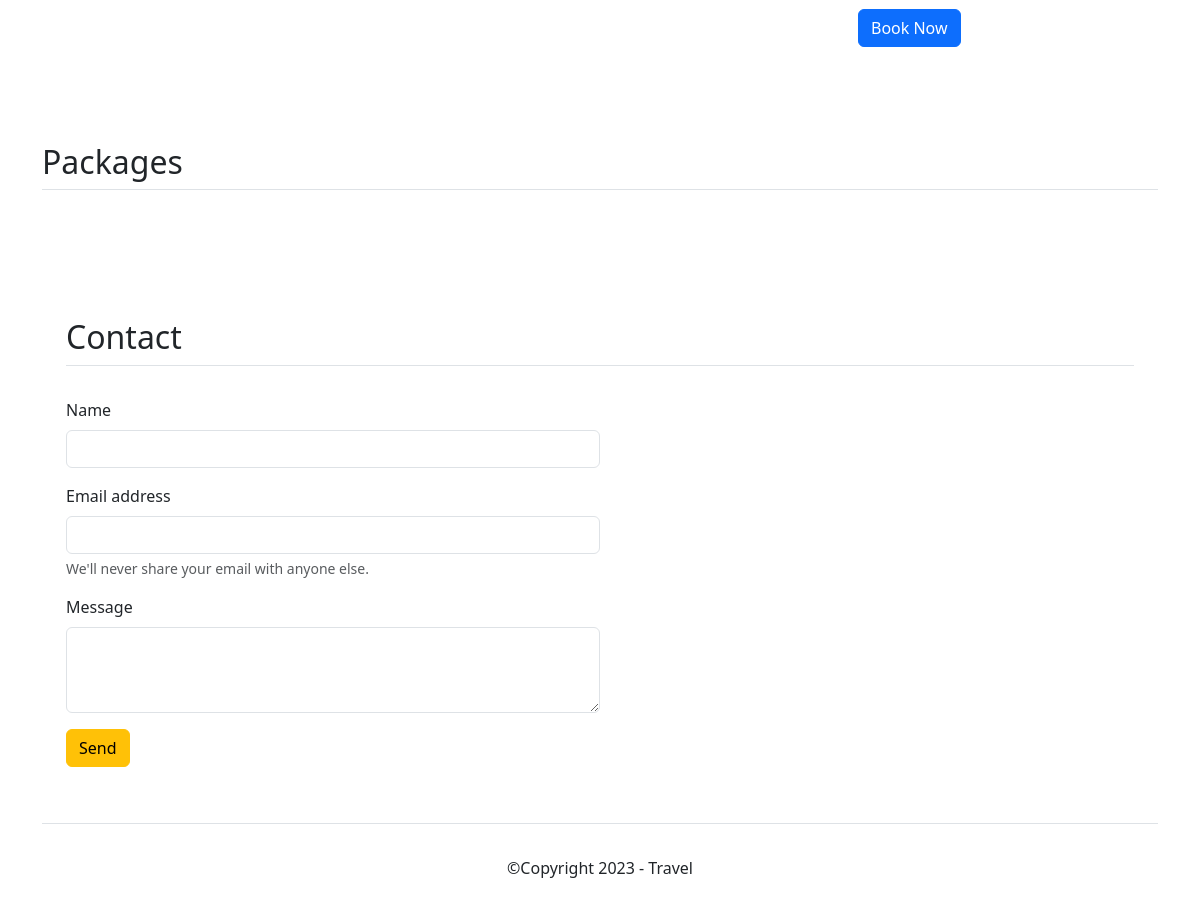
/ (lower part), run on an earlier commit of the app's database.
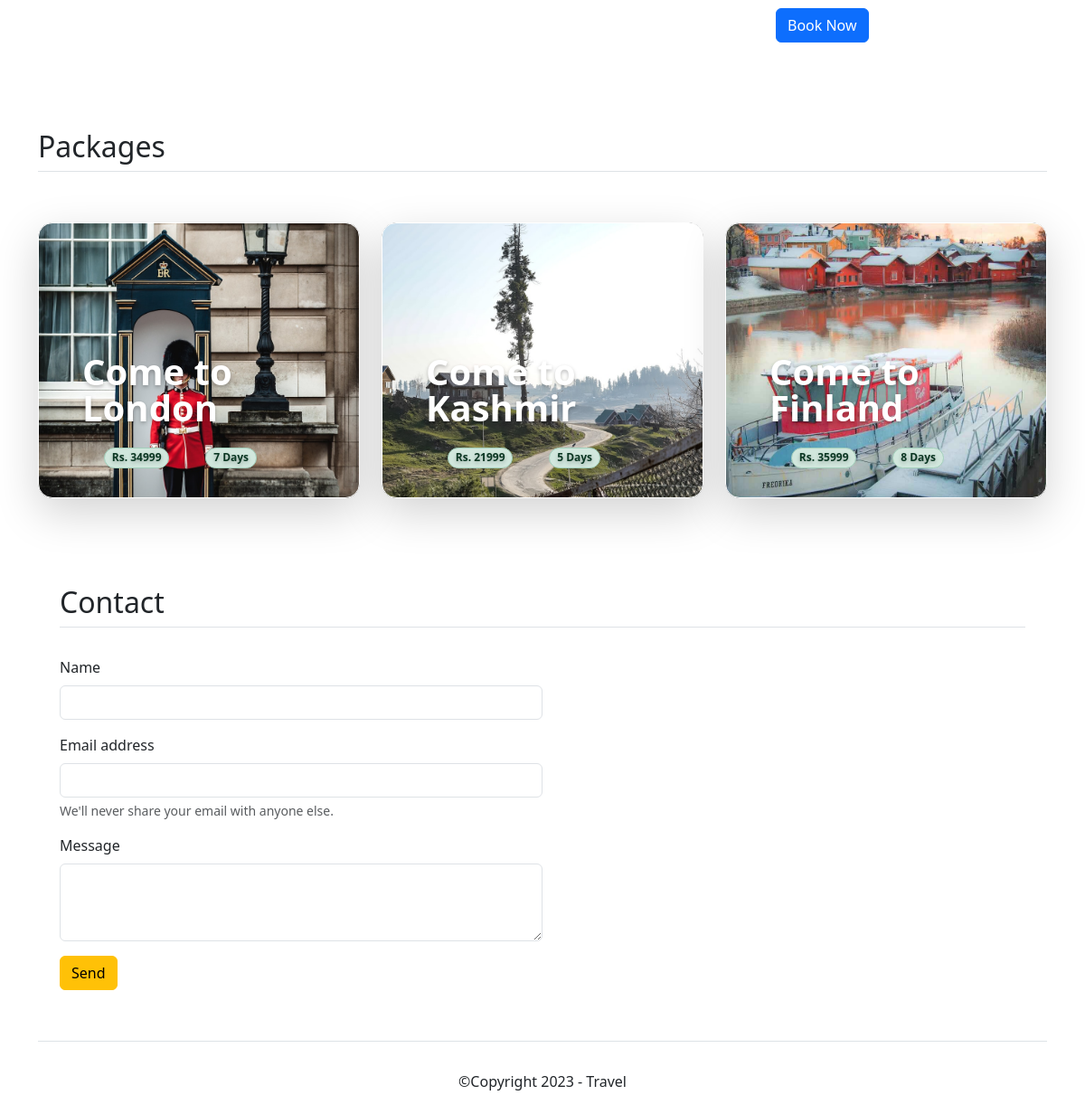
And on a later commit of the database.
### home/models.py (models this page shows, shortened)
class Packages(models.Model):
    slug = models.SlugField()
    image = models.ImageField()
    title = models.CharField(max_length=255)
    subtitle = models.CharField(max_length=255)
    package_details_subtitle = models.CharField(max_length=255)
    package_details = models.CharField(max_length=500)
    days = models.IntegerField()
    price = models.IntegerField()

### home/views.py (the view)
# urls.py: path('', views.home),
def home(request):
    if request.method == 'POST':
        name = request.POST['name']
        email = request.POST['email']
        message = request.POST['message']
        contact = Contact(name=name, email=email, message=message)
        contact.save()
    packages = Packages.objects.all()
    context = {'packages':packages}
    return render(request, 'index.html', context)

### home/templates/index.html (shortened to what this page needs)
{% load static %}
{% include 'header.html' %}
        <div class="container px-4 py-5" id="hanging-icons">
          <div class="row g-4 py-5 row-cols-1 row-cols-lg-3">
            <div class="col d-flex align-items-start">
            </div>
            <div class="col d-flex align-items-start">
            </div>
            <div class="col d-flex align-items-start">
              <div>
                <a href="#" class="btn btn-primary">
                  Book Now
                </a>
              </div>
            </div>
          </div>
        </div>
        <class="container px-4 py-5" id="custom-cards">
          <h2 class="pb-2 border-bottom">Packages</h2>
          <div class="row row-cols-1 row-cols-lg-3 align-items-stretch g-4 py-5 overlay">
            {% for i in packages %}
            <div class="col">
              <a href="package/{{i.slug}}"><div class="card card-cover h-100 overflow-hidden text-bg-dark rounded-4 shadow-lg" style="background-image: url('static/assets/{{i.image.url}}');">
                <div class="d-flex flex-column h-100 p-5 pb-3 text-white text-shadow-1">
                  <h3 class="pt-5 mt-5 mb-4 display-6 lh-1 fw-bold">{{i.title}}</h3>
                  <ul class="d-flex list-unstyled mt-auto">
                    <li class="d-flex align-items-center me-3">
                      <svg class="bi me-2" width="1em" height="1em"><use xlink:href="#geo-fill"/></svg>
                      <small class="badge bg-success-subtle border border-success-subtle text-success-emphasis rounded-pill">Rs. {{i.price}}</small>
                    </li>
                    <li class="d-flex align-items-center">
                      <svg class="bi me-2" width="1em" height="1em"><use xlink:href="#calendar3"/></svg>
                      <small class="badge bg-success-subtle border border-success-subtle text-success-emphasis rounded-pill">{{i.days}} Days</small>
                    </li>
                  </ul>
                </div>
              </div></a>
              </div>
              {% endfor %}
              </div>
        <div class="container px-4 py-5">
        <h2 class="pb-2 border-bottom">Contact</h2>
<br>
      <div class="col-6">
        <form method="post">
          <div class="mb-3">
            <label for="exampleInputEmail1" class="form-label">Name</label>
            <input type="text" class="form-control" name="name">
          </div>
          <div class="mb-3">
            <label for="exampleInputEmail1" class="form-label">Email address</label>
            <input type="email" class="form-control"  name="email">
            <div id="emailHelp" class="form-text">We'll never share your email with anyone else.</div>
          </div>
          <div class="mb-3">
            <label for="exampleFormControlTextarea1" class="form-label">Message</label>
            <textarea class="form-control"  rows="3" name="message"></textarea>
          </div>
          <button class="btn btn-warning btn-md" type="submit">Send</button>
        </form>
      </div>
    </div>
      {% include 'footer.html' %}

### home/templates/header.html (shortened to what this page needs)
{% load static %}
<!DOCTYPE html>
<html lang="en">
  <head>
    <link
      href="https://cdn.jsdelivr.net/npm/bootstrap@5.3.0-alpha2/dist/css/bootstrap.min.css"
      rel="stylesheet"
    />
    <link rel="stylesheet" href="{%static '/css/styles.css' %}">
  </head>
  <body>
    <div class="container">

### home/templates/footer.html (shortened to what this page needs)
      <h2 class="pb-2 border-bottom"></h2>
  <div class="text-center p-4">
    ©Copyright 2023 - Travel
  </div>
  </body>
</html>

### home/static/css/styles.css (style rules this page uses)
.bi { vertical-align: -.125em; fill: currentColor; }
.text-shadow-1 { text-shadow: 0 .125rem .25rem rgba(0, 0, 0, .25); }
.card-cover { background-repeat: no-repeat; background-position: center center; background-size: cover; }
a { text-decoration: none!important; }
.card { border-color:white; }

What changed in the data, as far as the page shows it:
added Packages: image (picture), title "Come to London", price "34999", days "7"
added Packages: image (picture), title "Come to Kashmir", price "21999", days "5"
added Packages: image (picture), title "Come to Finland", price "35999", days "8"
